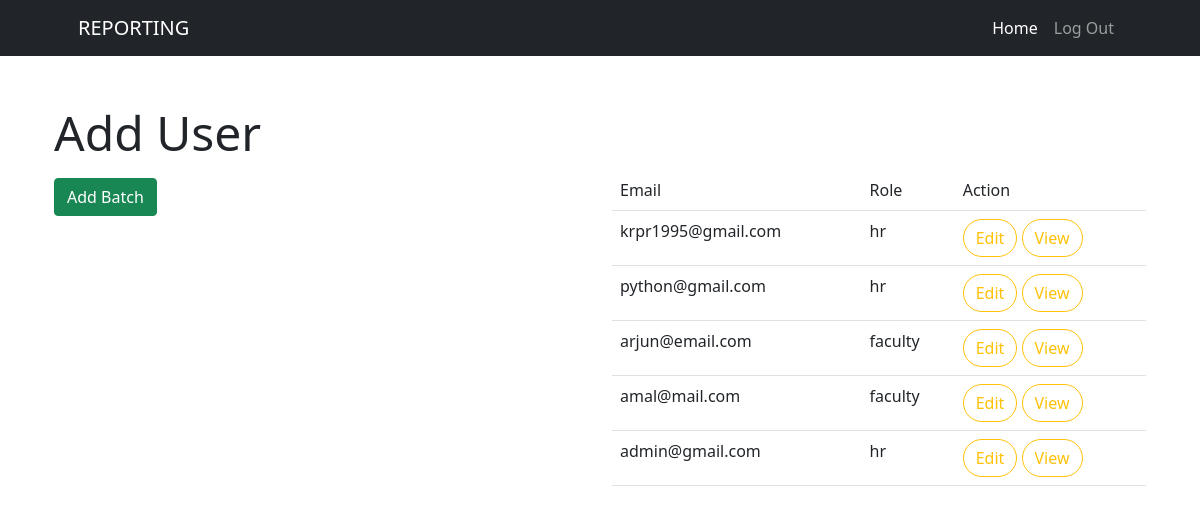
The page /centerhead/users/list (signed in) on the database its author committed.
### reporting/models.py (models this page shows, shortened)
class MyUser(AbstractBaseUser):
    email = models.EmailField(
        verbose_name='email address',
        max_length=255,
        unique=True,
    )
    options=(("hr","hr"),
             ("faculty","faculty"),
             ("counsillor","counsillor")
             )
    role=models.CharField(max_length=40,choices=options,default="faculty")
    is_active = models.BooleanField(default=True)
    is_admin = models.BooleanField(default=False)
    objects = MyUserManager()
    USERNAME_FIELD = 'email'
    REQUIRED_FIELDS = ['role','password']

### reporting/views.py (the view)
# urls.py: path("users/list",views.UserList.as_view(),name='user_list'),
@method_decorator(admin_permission_required,name="dispatch")
class UserList(ListView):
    model = MyUser
    template_name = 'reporting/user_list.html'
    context_object_name ='users'

### reporting/templates/reporting/user_list.html (shortened to what this page needs)
<!DOCTYPE html>
{%extends 'reporting/base.html' %}
{%block body_block%}
<div class="container">
    <div class="row mt-5">
        <h3 class="display-5 ">Add User</h3>
        <div class="col-4 mt-2">
            <form action="" method="post">
                <input type="submit" value="Add Batch" class="btn btn-success">
            </form>
        </div>
        <div class="col-2"></div>
        <div class="col-6">
            <table class="table">
                <tr>
                    <td>Email</td>
                    <td>Role</td>
                    <td>Action</td>
                </tr>
                {%for user in users%}
                <tr>
                    <td>{{user.email}}</td>
                    <td>{{user.role}}</td>
                    <td><a href="{%url 'user_edit' user.id%}" class="btn btn-outline-warning rounded-pill">Edit</a>
                        <a href="{%url 'userdetails' user.id%}" class="btn btn-outline-warning rounded-pill">View</a>
                    </td>
                </tr>
                {%endfor%}
            </table>
        </div>
    </div>
</div>
{% endblock %}

### rows shown on the page
MyUser: email "krpr1995@gmail.com", role "hr"
MyUser: email "python@gmail.com", role "hr"
MyUser: email "arjun@email.com", role "faculty"
MyUser: email "amal@mail.com", role "faculty"
MyUser: email "admin@gmail.com", role "hr"
